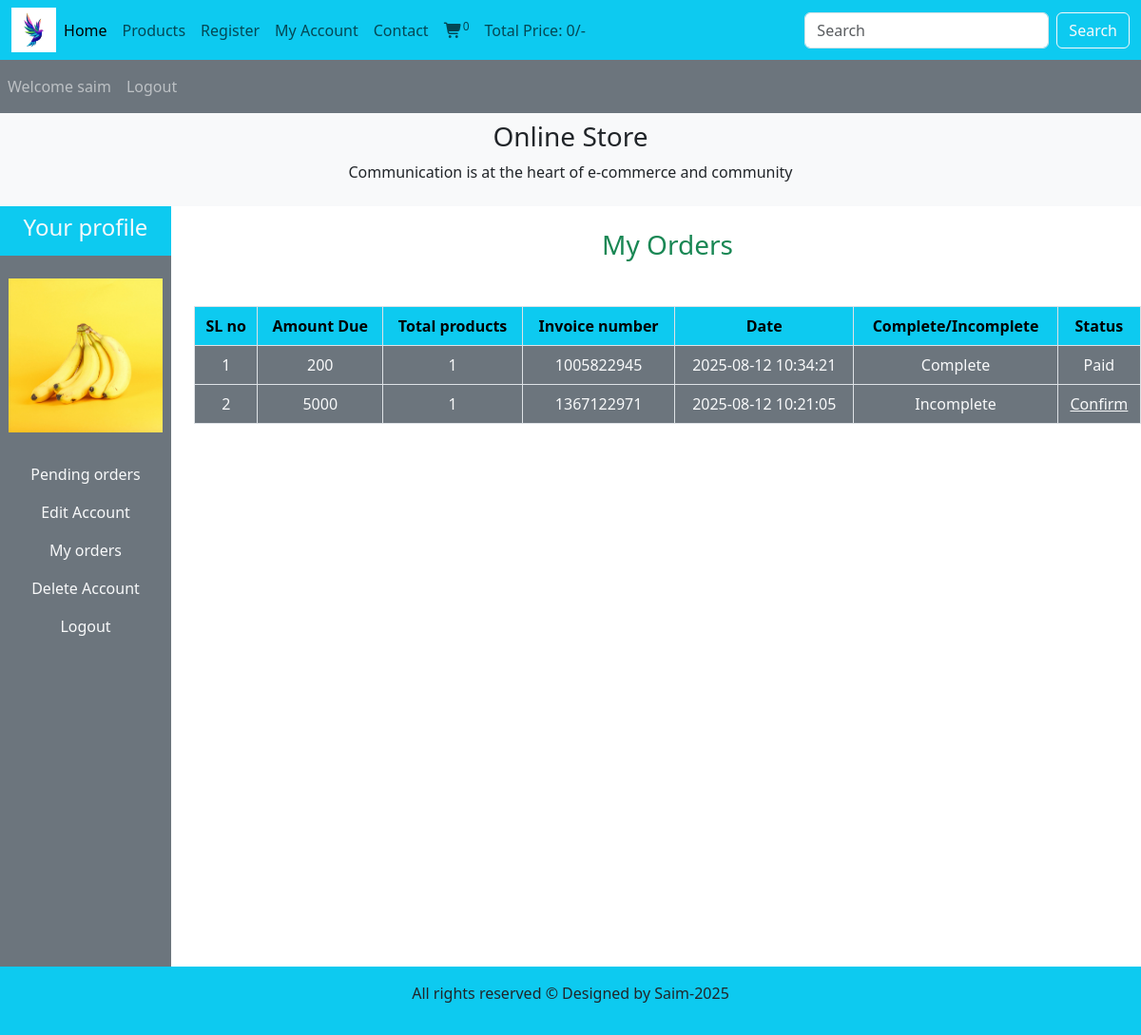
The app's page /users_area/profile.php?my_orders (signed in) with its own data.
### tables this page shows
CREATE TABLE `user_table` (
  `user_id` int(11) NOT NULL,
  `user_name` varchar(100) NOT NULL,
  `user_email` varchar(100) NOT NULL,
  `user_password` varchar(255) NOT NULL,
  `user_image` varchar(255) NOT NULL,
  `user_ip` varchar(255) NOT NULL,
  `user_address` varchar(255) NOT NULL,
  `user_mobile` varchar(20) NOT NULL
);

CREATE TABLE `user_orders` (
  `order_id` int(11) NOT NULL,
  `user_id` int(11) NOT NULL,
  `amount_due` int(255) NOT NULL,
  `invoice_number` int(255) NOT NULL,
  `total_products` int(255) NOT NULL,
  `order_date` timestamp NOT NULL DEFAULT current_timestamp() ON UPDATE current_timestamp(),
  `order_status` varchar(255) NOT NULL
);

### users_area/user_orders.php (the view, shortened to what this page needs)
<!DOCTYPE html>
<html lang="en">
<head>
    <link href="https://cdn.jsdelivr.net/npm/bootstrap@5.3.7/dist/css/bootstrap.min.css" rel="stylesheet">
    <link rel="stylesheet" href="https://cdnjs.cloudflare.com/ajax/libs/font-awesome/7.0.0/css/all.min.css" />
    <link rel = "stylesheet" href = "../style.css">
</head>
<body>
    <?php
        $username=$_SESSION['username'];
        $get_user="SELECT * FROM `user_table` WHERE user_name='$username'";
        $result=mysqli_query($con, $get_user);
        $row_fetch=mysqli_fetch_assoc($result);
        $user_id=$row_fetch['user_id'];
    ?>
    <h3 class="text-success my-4">My Orders</h3>
    <table class="table table-bordered mt-5">
        <thead class="orders_head">
            <tr>
                <th>SL no</th>
                <th>Amount Due</th>
                <th>Total products</th>
                <th>Invoice number</th>
                <th>Date</th>
                <th>Complete/Incomplete</th>
                <th>Status</th>
            </tr>
        </thead>
        <tbody class="orders_body">
            <?php
                $get_order_details="SELECT * FROM `user_orders` WHERE user_id=$user_id";
                $result_orders=mysqli_query($con, $get_order_details);
                $sl_number=1;
                while($row_orders=mysqli_fetch_assoc($result_orders)) {
                    $order_id=$row_orders['order_id'];
                    $amount_due=$row_orders['amount_due'];
                    $total_products=$row_orders['total_products'];
                    $invoice_number=$row_orders['invoice_number'];
                    $order_date=$row_orders['order_date'];
                    $order_status=$row_orders['order_status'];
                    if($order_status=='pending') {
                        $order_status='Incomplete';
                    } else {
                        $order_status='Complete';
                    }
                    echo "
                        <tr>
                            <td>$sl_number</td>
                            <td>$amount_due</td>
                            <td>$total_products</td>
                            <td>$invoice_number</td>
                            <td>$order_date</td>
                            <td>$order_status</td>
                    ";
                    ?>
                    <?php
                    if($order_status=='Complete') {
                        echo "<td>Paid</td>";
                    } else {
                        echo "<td><a href='confirm_payment.php?order_id=$order_id' class='text-light'>Confirm</a></td></tr>";
                    }
                    $sl_number++;
                }
            ?>
        </tbody>
    </table>
</body>
</html>

### users_area/profile.php (shortened to what this page needs)
<?php
    include('../includes/connect.php');
?>
<!DOCTYPE html>
<html lang="en">
<head>
    <link href="https://cdn.jsdelivr.net/npm/bootstrap@5.3.7/dist/css/bootstrap.min.css" rel="stylesheet">
    <link rel="stylesheet" href="https://cdnjs.cloudflare.com/ajax/libs/font-awesome/7.0.0/css/all.min.css" />
    <link rel = "stylesheet" href = "../style.css">
</head>
<body>
    <div class = "container-fluid p-0">
        <nav class="navbar navbar-expand-lg navbar-light bg-info">
            <div class="container-fluid">
                <img src = "../images/logo.png" alt = "" class = "logo">
                <div class="collapse navbar-collapse" id="navbarSupportedContent">
                    <ul class="navbar-nav me-auto mb-2 mb-lg-0">
                        <li class="nav-item">
                            <a class="nav-link active" aria-current="page" href="../index.php">Home</a>
                        </li>
                        <li class="nav-item">
                            <a class="nav-link" href="../display_all.php">Products</a>
                        </li>
                        <li class="nav-item">
                            <a class="nav-link" href="user_registration.php">Register</a>
                        </li>
                        <li class="nav-item">
                            <a class="nav-link" href="profile.php">My Account</a>
                        </li>
                        <li class="nav-item">
                            <a class="nav-link" href="#">Contact</a>
                        </li>
                        <li class="nav-item">
                            <a class="nav-link" href="../cart.php"><i class="fa-solid fa-cart-shopping"></i><sup><?php cartItems(); ?></sup></a>
                        </li>
                        <li class="nav-item">
                            <a class="nav-link" href="#">Total Price: <?php cartTotalPrice(); ?>/-</a>
                        </li>
                    </ul>
                    <form class="d-flex" role="search" action="../search_product.php" method="get">
                        <input class="form-control me-2" type="search" placeholder="Search" aria-label="Search" name="search_data">
                        <input type="submit" value="Search" class="btn btn-outline-light" name="search_data_product">
                    </form>
                </div>
            </div>
        </nav>
        <nav class="navbar navbar-expand-lg navbar-dark bg-secondary">
            <ul class = "navbar-nav me-auto">
                <?php
                    if(!isset($_SESSION['username'])) {
                        echo "<li class='nav-item'><a class='nav-link' href='#'>Welcome Guest</a></li>";
                    } else {
                        echo "<li class='nav-item'><a class='nav-link' href='#'>Welcome ".$_SESSION['username']."</a></li>";
                    }
                    if(!isset($_SESSION['username'])) {
                        echo "<li class='nav-item'><a class='nav-link' href='user_login.php'>Login</a></li>";
                    } else {
                        echo "<li class='nav-item'><a class='nav-link' href='user_logout.php'>Logout</a></li>";
                    }
                ?>
            </ul>
        </nav>
        <div class = "bg-light py-2">
            <h3 class="text-center">Online Store</h3>
            <p class="text-center">Communication is at the heart of e-commerce and community</p>
        </div>
        <div class="row">
            <div class="col-md-2">
                <ul class="navbar-nav bg-secondary text-center" style="height: 100vh">
                    <li class="nav-item bg-info">
                        <a href="#" class="nav-link text-light"><h4 class="">Your profile</h4></a>
                    </li>
                    <?php
                        $username=$_SESSION['username'];
                        $user_image="SELECT * FROM `user_table` WHERE user_name='$username'";
                        $user_image=mysqli_query($con, $user_image);
                        $row_image=mysqli_fetch_array($user_image);
                        $user_image=$row_image['user_image'];
                        echo "
                            <li class='nav-item'>
                                <img src='./user_images/$user_image' class='profile_img my-4'>
                            </li>
                        ";
                    ?>
                    <li class="nav-item">
                        <a href="profile.php" class="nav-link text-light">Pending orders</a>
                    </li>
                    <li class="nav-item">
                        <a href="profile.php?edit_account" class="nav-link text-light">Edit Account</a>
                    </li>
                    <li class="nav-item">
                        <a href="profile.php?my_orders" class="nav-link text-light">My orders</a>
                    </li>
                    <li class="nav-item">
                        <a href="profile.php?delete_account" class="nav-link text-light">Delete Account</a>
                    </li>
                    <li class="nav-item">
                        <a href="user_logout.php" class="nav-link text-light">Logout</a>
                    </li>
                </ul>
            </div>
            <div class="col-md-10 text-center">
                <?php
                    if(isset($_GET['my_orders'])) {
                        include('user_orders.php');
                    }
                ?>
            </div>
        </div>
        <?php
            include("../includes/footer.php")
        ?>
    </div>
</body>
</html>

### style.css (style rules this page uses)
* { padding: 0; margin: 0; box-sizing: border-box; }
.logo { width:4%; height:2%; }

### users_area/profile.php (style rules this page uses)
* { padding: 0; margin: 0; box-sizing: border-box; }
body { overflow-x: hidden; }
.logo { width:4%; height:2%; }
.profile_img { width: 90%; margin: auto; display: block; object-fit: contain; }

### users_area/user_orders.php (style rules this page uses)
* { padding: 0; margin: 0; box-sizing: border-box; }
body { overflow-x: hidden; }
.logo { width:4%; height:2%; }
.orders_head th { background-color: var(--bs-info); }
.orders_body td { background-color: var(--bs-secondary); color: var(--bs-light); }

### records on screen
user_table: user_image (picture)
user_orders: amount_due "200", total_products "1", invoice_number "1005822945", order_date "2025-08-12 10:34:21", order_status "Complete", shows "Paid"
user_orders: amount_due "5000", total_products "1", invoice_number "1367122971", order_date "2025-08-12 10:21:05", order_status "Incomplete"

### other values on screen
$count_cart_items "0"
$total "0"
$_SESSION['username'] "saim"
